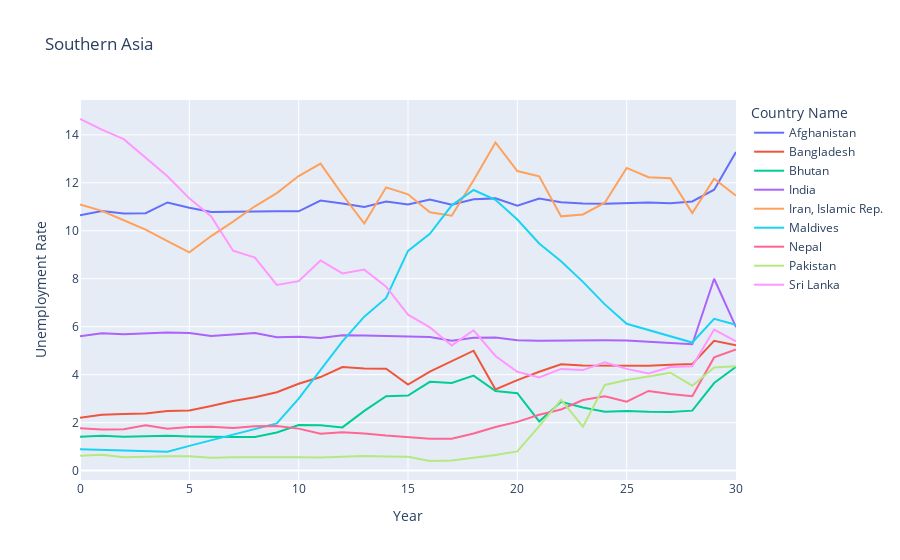
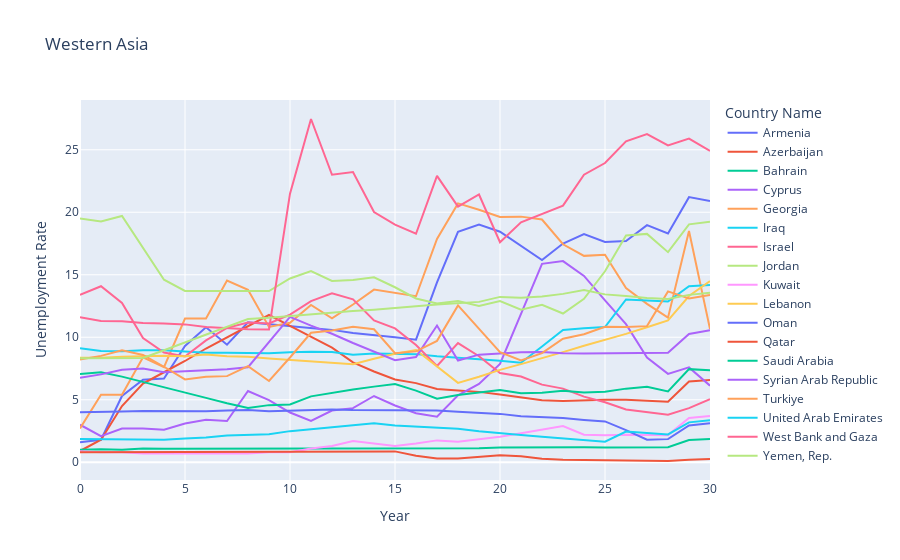
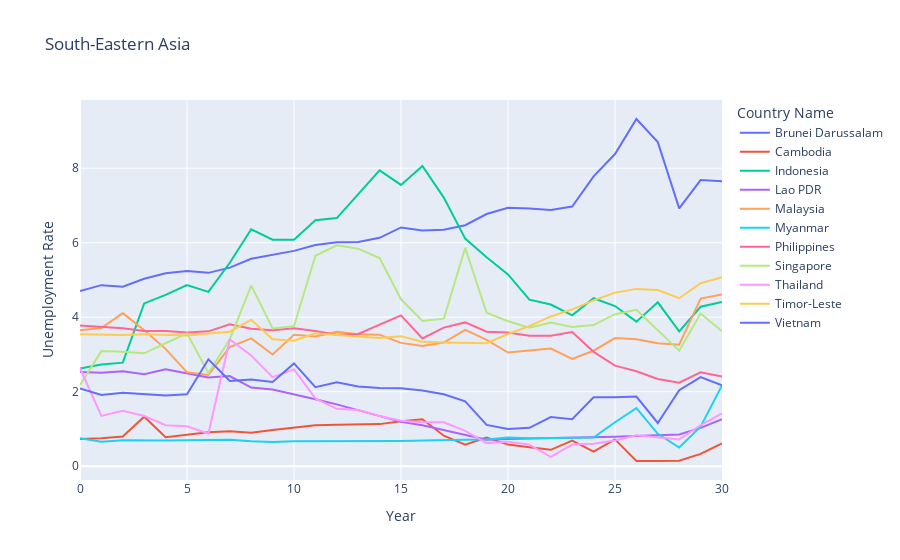
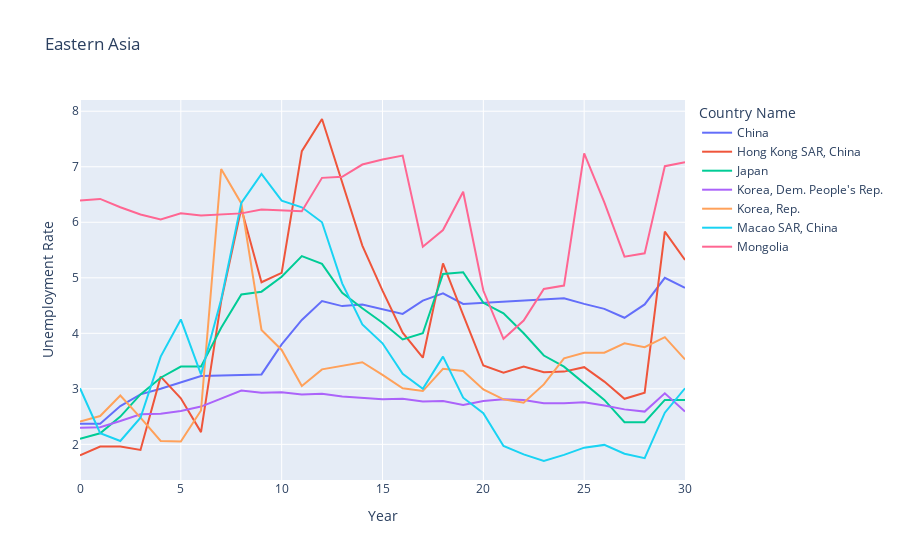

Source (notebook cell) for these figures, in order:
### Code cell
#for i in range(len(sub_regions)):
for i in range(len(sub_regions)):
    fig = px.line(data_n[countries[i]],title = sub_regions[i],labels={
        'index':'Year','value':'Unemployment Rate'
    })
    fig.show()

### Figure 1 — Plotly figure (JSON) as saved in the notebook; plotly's stock layout.template omitted (floating-point values rounded to 4 significant figures)
{"data": [{"hovertemplate": "Country Name=Afghanistan<br>Year=%{x}<br>Unemployment Rate=%{y}<extra></extra>", "legendgroup": "Afghanistan", "line": {"color": "#636efa", "dash": "solid"}, "marker": {"symbol": "circle"}, "mode": "lines", "name": "Afghanistan", "orientation": "v", "showlegend": true, "type": "scatter", "x": [0, 1, 2, 3, 4, 5, 6, 7, 8, 9, 10, 11, 12, 13, 14, 15, 16, 17, 18, 19, 20, 21, 22, 23, 24, 25, 26, 27, 28, 29, 30], "xaxis": "x", "y": [10.65, 10.82, 10.72, 10.73, 11.18, 10.96, 10.78, 10.8, 10.81, 10.81, 10.81, 11.26, 11.14, 10.99, 11.22, 11.1, 11.3, 11.09, 11.31, 11.35, 11.05, 11.34, 11.19, 11.14, 11.13, 11.16, 11.18, 11.15, 11.22, 11.71, 13.28], "yaxis": "y"}, {"hovertemplate": "Country Name=Bangladesh<br>Year=%{x}<br>Unemployment Rate=%{y}<extra></extra>", "legendgroup": "Bangladesh", "line": {"color": "#EF553B", "dash": "solid"}, "marker": {"symbol": "circle"}, "mode": "lines", "name": "Bangladesh", "orientation": "v", "showlegend": true, "type": "scatter", "x": [0, 1, 2, 3, 4, 5, 6, 7, 8, 9, 10, 11, 12, 13, 14, 15, 16, 17, 18, 19, 20, 21, 22, 23, 24, 25, 26, 27, 28, 29, 30], "xaxis": "x", "y": [2.2, 2.33, 2.36, 2.38, 2.48, 2.51, 2.69, 2.9, 3.06, 3.27, 3.62, 3.9, 4.32, 4.26, 4.25, 3.59, 4.13, 4.57, 5, 3.38, 3.77, 4.12, 4.43, 4.38, 4.37, 4.35, 4.37, 4.41, 4.44, 5.41, 5.23], "yaxis": "y"}, {"hovertemplate": "Country Name=Bhutan<br>Year=%{x}<br>Unemployment Rate=%{y}<extra></extra>", "legendgroup": "Bhutan", "line": {"color": "#00cc96", "dash": "solid"}, "marker": {"symbol": "circle"}, "mode": "lines", "name": "Bhutan", "orientation": "v", "showlegend": true, "type": "scatter", "x": [0, 1, 2, 3, 4, 5, 6, 7, 8, 9, 10, 11, 12, 13, 14, 15, 16, 17, 18, 19, 20, 21, 22, 23, 24, 25, 26, 27, 28, 29, 30], "xaxis": "x", "y": [1.41, 1.45, 1.41, 1.43, 1.45, 1.42, 1.4, 1.4, 1.4, 1.59, 1.9, 1.89, 1.8, 2.49, 3.1, 3.13, 3.7, 3.65, 3.96, 3.32, 3.23, 2.05, 2.87, 2.63, 2.45, 2.49, 2.45, 2.44, 2.5, 3.65, 4.33], "yaxis": "y"}, {"hovertemplate": "Country Name=India<br>Year=%{x}<br>Unemployment Rate=%{y}<extra></extra>", "legendgroup": "India", "line": {"color": "#ab63fa", "dash": "solid"}, "marker": {"symbol": "circle"}, "mode": "lines", "name": "India", "orientation": "v", "showlegend": true, "type": "scatter", "x": [0, 1, 2, 3, 4, 5, 6, 7, 8, 9, 10, 11, 12, 13, 14, 15, 16, 17, 18, 19, 20, 21, 22, 23, 24, 25, 26, 27, 28, 29, 30], "xaxis": "x", "y": [5.6, 5.73, 5.69, 5.74, 5.76, 5.74, 5.61, 5.67, 5.74, 5.56, 5.58, 5.53, 5.64, 5.63, 5.61, 5.6, 5.57, 5.41, 5.54, 5.55, 5.43, 5.41, 5.42, 5.44, 5.43, 5.42, 5.36, 5.33, 5.27, 8, 5.98], "yaxis": "y"}, {"hovertemplate": "Country Name=Iran, Islamic Rep.<br>Year=%{x}<br>Unemployment Rate=%{y}<extra></extra>", "legendgroup": "Iran, Islamic Rep.", "line": {"color": "#FFA15A", "dash": "solid"}, "marker": {"symbol": "circle"}, "mode": "lines", "name": "Iran, Islamic Rep.", "orientation": "v", "showlegend": true, "type": "scatter", "x": [0, 1, 2, 3, 4, 5, 6, 7, 8, 9, 10, 11, 12, 13, 14, 15, 16, 17, 18, 19, 20, 21, 22, 23, 24, 25, 26, 27, 28, 29, 30], "xaxis": "x", "y": [11.1, 10.83, 10.44, 10.05, 9.57, 9.1, 9.78, 10.38, 11.02, 11.57, 12.28, 12.8, 11.51, 10.3, 11.81, 11.52, 10.77, 10.63, 12.11, 13.68, 12.49, 12.27, 10.6, 10.68, 11.17, 12.62, 12.23, 12.19, 10.74, 12.17, 11.46], "yaxis": "y"}, {"hovertemplate": "Country Name=Maldives<br>Year=%{x}<br>Unemployment Rate=%{y}<extra></extra>", "legendgroup": "Maldives", "line": {"color": "#19d3f3", "dash": "solid"}, "marker": {"symbol": "circle"}, "mode": "lines", "name": "Maldives", "orientation": "v", "showlegend": true, "type": "scatter", "x": [0, 1, 2, 3, 4, 5, 6, 7, 8, 9, 10, 11, 12, 13, 14, 15, 16, 17, 18, 19, 20, 21, 22, 23, 24, 25, 26, 27, 28, 29, 30], "xaxis": "x", "y": [0.89, 0.86, 0.84, 0.81, 0.79, 1.03, 1.27, 1.5, 1.74, 1.97, 3, 4.19, 5.39, 6.42, 7.2, 9.16, 9.87, 11.06, 11.7, 11.29, 10.47, 9.47, 8.73, 7.87, 6.93, 6.12, 5.87, 5.62, 5.34, 6.33, 6.08], "yaxis": "y"}, {"hovertemplate": "Country Name=Nepal<br>Year=%{x}<br>Unemployment Rate=%{y}<extra></extra>", "legendgroup": "Nepal", "line": {"color": "#FF6692", "dash": "solid"}, "marker": {"symbol": "circle"}, "mode": "lines", "name": "Nepal", "orientation": "v", "showlegend": true, "type": "scatter", "x": [0, 1, 2, 3, 4, 5, 6, 7, 8, 9, 10, 11, 12, 13, 14, 15, 16, 17, 18, 19, 20, 21, 22, 23, 24, 25, 26, 27, 28, 29, 30], "xaxis": "x", "y": [1.77, 1.71, 1.72, 1.89, 1.74, 1.82, 1.83, 1.78, 1.85, 1.86, 1.75, 1.54, 1.6, 1.55, 1.46, 1.39, 1.33, 1.33, 1.55, 1.82, 2.03, 2.33, 2.55, 2.94, 3.1, 2.87, 3.32, 3.19, 3.1, 4.72, 5.05], "yaxis": "y"}, {"hovertemplate": "Country Name=Pakistan<br>Year=%{x}<br>Unemployment Rate=%{y}<extra></extra>", "legendgroup": "Pakistan", "line": {"color": "#B6E880", "dash": "solid"}, "marker": {"symbol": "circle"}, "mode": "lines", "name": "Pakistan", "orientation": "v", "showlegend": true, "type": "scatter", "x": [0, 1, 2, 3, 4, 5, 6, 7, 8, 9, 10, 11, 12, 13, 14, 15, 16, 17, 18, 19, 20, 21, 22, 23, 24, 25, 26, 27, 28, 29, 30], "xaxis": "x", "y": [0.62, 0.66, 0.56, 0.59, 0.6, 0.6, 0.54, 0.56, 0.57, 0.58, 0.56, 0.55, 0.59, 0.61, 0.59, 0.58, 0.4, 0.42, 0.54, 0.65, 0.8, 1.85, 2.95, 1.83, 3.57, 3.78, 3.92, 4.08, 3.54, 4.3, 4.35], "yaxis": "y"}, {"hovertemplate": "Country Name=Sri Lanka<br>Year=%{x}<br>Unemployment Rate=%{y}<extra></extra>", "legendgroup": "Sri Lanka", "line": {"color": "#FF97FF", "dash": "solid"}, "marker": {"symbol": "circle"}, "mode": "lines", "name": "Sri Lanka", "orientation": "v", "showlegend": true, "type": "scatter", "x": [0, 1, 2, 3, 4, 5, 6, 7, 8, 9, 10, 11, 12, 13, 14, 15, 16, 17, 18, 19, 20, 21, 22, 23, 24, 25, 26, 27, 28, 29, 30], "xaxis": "x", "y": [14.66, 14.22, 13.82, 13.03, 12.27, 11.35, 10.6, 9.17, 8.88, 7.74, 7.9, 8.76, 8.22, 8.38, 7.67, 6.5, 5.97, 5.22, 5.85, 4.78, 4.12, 3.88, 4.24, 4.19, 4.52, 4.24, 4.05, 4.32, 4.35, 5.88, 5.39], "yaxis": "y"}], "layout": {"legend": {"title": {"text": "Country Name"}, "tracegroupgap": 0}, "title": {"text": "Southern Asia"}, "xaxis": {"anchor": "y", "domain": [0, 1], "title": {"text": "Year"}}, "yaxis": {"anchor": "x", "domain": [0, 1], "title": {"text": "Unemployment Rate"}}}}

### Figure 2 — Plotly figure (JSON) as saved in the notebook; plotly's stock layout.template omitted (floating-point values rounded to 4 significant figures)
{"data": [{"hovertemplate": "Country Name=Armenia<br>Year=%{x}<br>Unemployment Rate=%{y}<extra></extra>", "legendgroup": "Armenia", "line": {"color": "#636efa", "dash": "solid"}, "marker": {"symbol": "circle"}, "mode": "lines", "name": "Armenia", "orientation": "v", "showlegend": true, "type": "scatter", "x": [0, 1, 2, 3, 4, 5, 6, 7, 8, 9, 10, 11, 12, 13, 14, 15, 16, 17, 18, 19, 20, 21, 22, 23, 24, 25, 26, 27, 28, 29, 30], "xaxis": "x", "y": [1.6, 1.8, 5.3, 6.6, 6.7, 9.3, 10.8, 9.4, 11.2, 11.05, 10.91, 10.78, 10.59, 10.34, 10.2, 10, 9.81, 14.39, 18.44, 19.01, 18.44, 17.3, 16.18, 17.5, 18.26, 17.62, 17.7, 18.97, 18.3, 21.21, 20.9], "yaxis": "y"}, {"hovertemplate": "Country Name=Azerbaijan<br>Year=%{x}<br>Unemployment Rate=%{y}<extra></extra>", "legendgroup": "Azerbaijan", "line": {"color": "#EF553B", "dash": "solid"}, "marker": {"symbol": "circle"}, "mode": "lines", "name": "Azerbaijan", "orientation": "v", "showlegend": true, "type": "scatter", "x": [0, 1, 2, 3, 4, 5, 6, 7, 8, 9, 10, 11, 12, 13, 14, 15, 16, 17, 18, 19, 20, 21, 22, 23, 24, 25, 26, 27, 28, 29, 30], "xaxis": "x", "y": [0.9, 1.8, 4.5, 6.3, 7.2, 8.1, 9.1, 10, 10.9, 11.78, 10.91, 10.04, 9.17, 7.99, 7.26, 6.62, 6.33, 5.86, 5.74, 5.63, 5.42, 5.19, 4.97, 4.91, 4.96, 5, 5, 4.9, 4.85, 6.46, 6.58], "yaxis": "y"}, {"hovertemplate": "Country Name=Bahrain<br>Year=%{x}<br>Unemployment Rate=%{y}<extra></extra>", "legendgroup": "Bahrain", "line": {"color": "#00cc96", "dash": "solid"}, "marker": {"symbol": "circle"}, "mode": "lines", "name": "Bahrain", "orientation": "v", "showlegend": true, "type": "scatter", "x": [0, 1, 2, 3, 4, 5, 6, 7, 8, 9, 10, 11, 12, 13, 14, 15, 16, 17, 18, 19, 20, 21, 22, 23, 24, 25, 26, 27, 28, 29, 30], "xaxis": "x", "y": [1.01, 1.05, 1.01, 1.11, 1.08, 1.08, 1.09, 1.08, 1.09, 1.08, 1.11, 1.11, 1.09, 1.09, 1.09, 1.1, 1.09, 1.11, 1.14, 1.13, 1.18, 1.2, 1.18, 1.19, 1.2, 1.19, 1.18, 1.2, 1.2, 1.78, 1.87], "yaxis": "y"}, {"hovertemplate": "Country Name=Cyprus<br>Year=%{x}<br>Unemployment Rate=%{y}<extra></extra>", "legendgroup": "Cyprus", "line": {"color": "#ab63fa", "dash": "solid"}, "marker": {"symbol": "circle"}, "mode": "lines", "name": "Cyprus", "orientation": "v", "showlegend": true, "type": "scatter", "x": [0, 1, 2, 3, 4, 5, 6, 7, 8, 9, 10, 11, 12, 13, 14, 15, 16, 17, 18, 19, 20, 21, 22, 23, 24, 25, 26, 27, 28, 29, 30], "xaxis": "x", "y": [3, 2.09, 2.7, 2.7, 2.6, 3.1, 3.4, 3.3, 5.7, 4.97, 3.98, 3.3, 4.14, 4.33, 5.3, 4.54, 3.92, 3.65, 5.36, 6.26, 7.86, 11.8, 15.87, 16.09, 14.91, 12.95, 11.05, 8.37, 7.07, 7.59, 6.13], "yaxis": "y"}, {"hovertemplate": "Country Name=Georgia<br>Year=%{x}<br>Unemployment Rate=%{y}<extra></extra>", "legendgroup": "Georgia", "line": {"color": "#FFA15A", "dash": "solid"}, "marker": {"symbol": "circle"}, "mode": "lines", "name": "Georgia", "orientation": "v", "showlegend": true, "type": "scatter", "x": [0, 1, 2, 3, 4, 5, 6, 7, 8, 9, 10, 11, 12, 13, 14, 15, 16, 17, 18, 19, 20, 21, 22, 23, 24, 25, 26, 27, 28, 29, 30], "xaxis": "x", "y": [2.7, 5.4, 5.4, 8.4, 7.6, 11.5, 11.5, 14.53, 13.8, 10.82, 11.16, 12.59, 11.51, 12.62, 13.81, 13.57, 13.28, 17.87, 20.71, 20.2, 19.63, 19.65, 19.42, 17.44, 16.51, 16.6, 13.94, 12.67, 11.57, 18.5, 10.66], "yaxis": "y"}, {"hovertemplate": "Country Name=Iraq<br>Year=%{x}<br>Unemployment Rate=%{y}<extra></extra>", "legendgroup": "Iraq", "line": {"color": "#19d3f3", "dash": "solid"}, "marker": {"symbol": "circle"}, "mode": "lines", "name": "Iraq", "orientation": "v", "showlegend": true, "type": "scatter", "x": [0, 1, 2, 3, 4, 5, 6, 7, 8, 9, 10, 11, 12, 13, 14, 15, 16, 17, 18, 19, 20, 21, 22, 23, 24, 25, 26, 27, 28, 29, 30], "xaxis": "x", "y": [9.13, 8.91, 8.89, 8.97, 8.96, 8.87, 8.77, 8.76, 8.75, 8.73, 8.81, 8.85, 8.82, 8.61, 8.71, 8.65, 8.65, 8.48, 8.39, 8.25, 8.12, 7.96, 9.26, 10.59, 10.73, 10.82, 13.02, 12.97, 12.86, 14.09, 14.19], "yaxis": "y"}, {"hovertemplate": "Country Name=Israel<br>Year=%{x}<br>Unemployment Rate=%{y}<extra></extra>", "legendgroup": "Israel", "line": {"color": "#FF6692", "dash": "solid"}, "marker": {"symbol": "circle"}, "mode": "lines", "name": "Israel", "orientation": "v", "showlegend": true, "type": "scatter", "x": [0, 1, 2, 3, 4, 5, 6, 7, 8, 9, 10, 11, 12, 13, 14, 15, 16, 17, 18, 19, 20, 21, 22, 23, 24, 25, 26, 27, 28, 29, 30], "xaxis": "x", "y": [13.39, 14.08, 12.74, 9.93, 8.78, 8.46, 9.75, 10.75, 11.18, 11.1, 11.81, 12.89, 13.51, 13.03, 11.34, 10.71, 9.38, 7.7, 9.53, 8.48, 7.14, 6.86, 6.21, 5.89, 5.25, 4.8, 4.22, 4, 3.8, 4.33, 5.05], "yaxis": "y"}, {"hovertemplate": "Country Name=Jordan<br>Year=%{x}<br>Unemployment Rate=%{y}<extra></extra>", "legendgroup": "Jordan", "line": {"color": "#B6E880", "dash": "solid"}, "marker": {"symbol": "circle"}, "mode": "lines", "name": "Jordan", "orientation": "v", "showlegend": true, "type": "scatter", "x": [0, 1, 2, 3, 4, 5, 6, 7, 8, 9, 10, 11, 12, 13, 14, 15, 16, 17, 18, 19, 20, 21, 22, 23, 24, 25, 26, 27, 28, 29, 30], "xaxis": "x", "y": [19.51, 19.27, 19.7, 17.17, 14.6, 13.7, 13.69, 13.7, 13.71, 13.7, 14.7, 15.3, 14.5, 14.58, 14.8, 14, 13.1, 12.7, 12.9, 12.5, 12.9, 12.2, 12.6, 11.9, 13.08, 15.28, 18.14, 18.27, 16.81, 19.03, 19.25], "yaxis": "y"}, {"hovertemplate": "Country Name=Kuwait<br>Year=%{x}<br>Unemployment Rate=%{y}<extra></extra>", "legendgroup": "Kuwait", "line": {"color": "#FF97FF", "dash": "solid"}, "marker": {"symbol": "circle"}, "mode": "lines", "name": "Kuwait", "orientation": "v", "showlegend": true, "type": "scatter", "x": [0, 1, 2, 3, 4, 5, 6, 7, 8, 9, 10, 11, 12, 13, 14, 15, 16, 17, 18, 19, 20, 21, 22, 23, 24, 25, 26, 27, 28, 29, 30], "xaxis": "x", "y": [0.88, 0.81, 0.8, 0.7, 0.7, 0.7, 0.7, 0.7, 0.7, 0.8, 0.8, 1.1, 1.3, 1.7, 1.5, 1.3, 1.5, 1.75, 1.64, 1.82, 2.04, 2.32, 2.62, 2.9, 2.2, 2.16, 2.2, 2.16, 2.17, 3.54, 3.71], "yaxis": "y"}, {"hovertemplate": "Country Name=Lebanon<br>Year=%{x}<br>Unemployment Rate=%{y}<extra></extra>", "legendgroup": "Lebanon", "line": {"color": "#FECB52", "dash": "solid"}, "marker": {"symbol": "circle"}, "mode": "lines", "name": "Lebanon", "orientation": "v", "showlegend": true, "type": "scatter", "x": [0, 1, 2, 3, 4, 5, 6, 7, 8, 9, 10, 11, 12, 13, 14, 15, 16, 17, 18, 19, 20, 21, 22, 23, 24, 25, 26, 27, 28, 29, 30], "xaxis": "x", "y": [8.37, 8.36, 8.44, 8.49, 8.52, 8.49, 8.62, 8.49, 8.44, 8.31, 8.19, 8.09, 7.99, 7.85, 8.28, 8.68, 8.98, 7.67, 6.35, 6.84, 7.39, 7.85, 8.31, 8.81, 9.32, 9.78, 10.27, 10.8, 11.35, 13.3, 14.49], "yaxis": "y"}, {"hovertemplate": "Country Name=Oman<br>Year=%{x}<br>Unemployment Rate=%{y}<extra></extra>", "legendgroup": "Oman", "line": {"color": "#636efa", "dash": "solid"}, "marker": {"symbol": "circle"}, "mode": "lines", "name": "Oman", "orientation": "v", "showlegend": true, "type": "scatter", "x": [0, 1, 2, 3, 4, 5, 6, 7, 8, 9, 10, 11, 12, 13, 14, 15, 16, 17, 18, 19, 20, 21, 22, 23, 24, 25, 26, 27, 28, 29, 30], "xaxis": "x", "y": [4.01, 4.01, 4.07, 4.11, 4.1, 4.13, 4.09, 4.14, 4.18, 4.09, 4.13, 4.2, 4.23, 4.18, 4.18, 4.15, 4.18, 4.14, 4.05, 3.99, 3.87, 3.68, 3.62, 3.54, 3.39, 3.27, 2.57, 1.8, 1.85, 2.94, 3.12], "yaxis": "y"}, {"hovertemplate": "Country Name=Qatar<br>Year=%{x}<br>Unemployment Rate=%{y}<extra></extra>", "legendgroup": "Qatar", "line": {"color": "#EF553B", "dash": "solid"}, "marker": {"symbol": "circle"}, "mode": "lines", "name": "Qatar", "orientation": "v", "showlegend": true, "type": "scatter", "x": [0, 1, 2, 3, 4, 5, 6, 7, 8, 9, 10, 11, 12, 13, 14, 15, 16, 17, 18, 19, 20, 21, 22, 23, 24, 25, 26, 27, 28, 29, 30], "xaxis": "x", "y": [0.81, 0.81, 0.81, 0.82, 0.82, 0.83, 0.83, 0.83, 0.84, 0.84, 0.85, 0.85, 0.86, 0.86, 0.87, 0.87, 0.52, 0.31, 0.31, 0.45, 0.56, 0.48, 0.28, 0.2, 0.17, 0.15, 0.14, 0.11, 0.1, 0.21, 0.26], "yaxis": "y"}, {"hovertemplate": "Country Name=Saudi Arabia<br>Year=%{x}<br>Unemployment Rate=%{y}<extra></extra>", "legendgroup": "Saudi Arabia", "line": {"color": "#00cc96", "dash": "solid"}, "marker": {"symbol": "circle"}, "mode": "lines", "name": "Saudi Arabia", "orientation": "v", "showlegend": true, "type": "scatter", "x": [0, 1, 2, 3, 4, 5, 6, 7, 8, 9, 10, 11, 12, 13, 14, 15, 16, 17, 18, 19, 20, 21, 22, 23, 24, 25, 26, 27, 28, 29, 30], "xaxis": "x", "y": [7.07, 7.2, 6.85, 6.41, 6, 5.56, 5.15, 4.72, 4.35, 4.57, 4.62, 5.27, 5.56, 5.82, 6.05, 6.25, 5.73, 5.08, 5.38, 5.55, 5.77, 5.52, 5.57, 5.72, 5.59, 5.65, 5.89, 6.04, 5.67, 7.45, 7.36], "yaxis": "y"}, {"hovertemplate": "Country Name=Syrian Arab Republic<br>Year=%{x}<br>Unemployment Rate=%{y}<extra></extra>", "legendgroup": "Syrian Arab Republic", "line": {"color": "#ab63fa", "dash": "solid"}, "marker": {"symbol": "circle"}, "mode": "lines", "name": "Syrian Arab Republic", "orientation": "v", "showlegend": true, "type": "scatter", "x": [0, 1, 2, 3, 4, 5, 6, 7, 8, 9, 10, 11, 12, 13, 14, 15, 16, 17, 18, 19, 20, 21, 22, 23, 24, 25, 26, 27, 28, 29, 30], "xaxis": "x", "y": [6.75, 7.03, 7.4, 7.5, 7.2, 7.29, 7.39, 7.45, 7.6, 9.6, 11.63, 10.93, 10.28, 9.54, 8.85, 8.17, 8.42, 10.94, 8.14, 8.61, 8.7, 8.81, 8.83, 8.72, 8.71, 8.73, 8.75, 8.76, 8.77, 10.26, 10.57], "yaxis": "y"}, {"hovertemplate": "Country Name=Turkiye<br>Year=%{x}<br>Unemployment Rate=%{y}<extra></extra>", "legendgroup": "Turkiye", "line": {"color": "#FFA15A", "dash": "solid"}, "marker": {"symbol": "circle"}, "mode": "lines", "name": "Turkiye", "orientation": "v", "showlegend": true, "type": "scatter", "x": [0, 1, 2, 3, 4, 5, 6, 7, 8, 9, 10, 11, 12, 13, 14, 15, 16, 17, 18, 19, 20, 21, 22, 23, 24, 25, 26, 27, 28, 29, 30], "xaxis": "x", "y": [8.21, 8.51, 8.96, 8.58, 7.64, 6.63, 6.84, 6.89, 7.69, 6.5, 8.38, 10.36, 10.54, 10.84, 10.64, 8.72, 8.87, 9.71, 12.55, 10.66, 8.8, 8.15, 8.73, 9.88, 10.24, 10.84, 10.82, 10.89, 13.67, 13.11, 13.39], "yaxis": "y"}, {"hovertemplate": "Country Name=United Arab Emirates<br>Year=%{x}<br>Unemployment Rate=%{y}<extra></extra>", "legendgroup": "United Arab Emirates", "line": {"color": "#19d3f3", "dash": "solid"}, "marker": {"symbol": "circle"}, "mode": "lines", "name": "United Arab Emirates", "orientation": "v", "showlegend": true, "type": "scatter", "x": [0, 1, 2, 3, 4, 5, 6, 7, 8, 9, 10, 11, 12, 13, 14, 15, 16, 17, 18, 19, 20, 21, 22, 23, 24, 25, 26, 27, 28, 29, 30], "xaxis": "x", "y": [1.87, 1.84, 1.85, 1.81, 1.8, 1.9, 1.98, 2.14, 2.22, 2.25, 2.49, 2.65, 2.75, 2.91, 3.12, 2.94, 2.87, 2.74, 2.68, 2.48, 2.3, 2.18, 2.04, 1.91, 1.77, 1.64, 2.46, 2.35, 2.23, 3.19, 3.36], "yaxis": "y"}, {"hovertemplate": "Country Name=West Bank and Gaza<br>Year=%{x}<br>Unemployment Rate=%{y}<extra></extra>", "legendgroup": "West Bank and Gaza", "line": {"color": "#FF6692", "dash": "solid"}, "marker": {"symbol": "circle"}, "mode": "lines", "name": "West Bank and Gaza", "orientation": "v", "showlegend": true, "type": "scatter", "x": [0, 1, 2, 3, 4, 5, 6, 7, 8, 9, 10, 11, 12, 13, 14, 15, 16, 17, 18, 19, 20, 21, 22, 23, 24, 25, 26, 27, 28, 29, 30], "xaxis": "x", "y": [11.6, 11.31, 11.29, 11.15, 11.1, 11.03, 10.83, 10.72, 10.64, 10.63, 21.49, 27.46, 23, 23.21, 20.02, 19.01, 18.28, 22.91, 20.45, 21.42, 17.6, 19.2, 19.89, 20.53, 23, 23.94, 25.68, 26.26, 25.34, 25.89, 24.9], "yaxis": "y"}, {"hovertemplate": "Country Name=Yemen, Rep.<br>Year=%{x}<br>Unemployment Rate=%{y}<extra></extra>", "legendgroup": "Yemen, Rep.", "line": {"color": "#B6E880", "dash": "solid"}, "marker": {"symbol": "circle"}, "mode": "lines", "name": "Yemen, Rep.", "orientation": "v", "showlegend": true, "type": "scatter", "x": [0, 1, 2, 3, 4, 5, 6, 7, 8, 9, 10, 11, 12, 13, 14, 15, 16, 17, 18, 19, 20, 21, 22, 23, 24, 25, 26, 27, 28, 29, 30], "xaxis": "x", "y": [8.32, 8.31, 8.35, 8.34, 8.96, 9.59, 10.2, 10.81, 11.46, 11.56, 11.71, 11.84, 11.97, 12.1, 12.21, 12.37, 12.49, 12.62, 12.75, 12.83, 13.23, 13.17, 13.27, 13.47, 13.77, 13.43, 13.3, 13.15, 13.06, 13.39, 13.57], "yaxis": "y"}], "layout": {"legend": {"title": {"text": "Country Name"}, "tracegroupgap": 0}, "title": {"text": "Western Asia"}, "xaxis": {"anchor": "y", "domain": [0, 1], "title": {"text": "Year"}}, "yaxis": {"anchor": "x", "domain": [0, 1], "title": {"text": "Unemployment Rate"}}}}

### Figure 3 — Plotly figure (JSON) as saved in the notebook; plotly's stock layout.template omitted (floating-point values rounded to 4 significant figures)
{"data": [{"hovertemplate": "Country Name=Brunei Darussalam<br>Year=%{x}<br>Unemployment Rate=%{y}<extra></extra>", "legendgroup": "Brunei Darussalam", "line": {"color": "#636efa", "dash": "solid"}, "marker": {"symbol": "circle"}, "mode": "lines", "name": "Brunei Darussalam", "orientation": "v", "showlegend": true, "type": "scatter", "x": [0, 1, 2, 3, 4, 5, 6, 7, 8, 9, 10, 11, 12, 13, 14, 15, 16, 17, 18, 19, 20, 21, 22, 23, 24, 25, 26, 27, 28, 29, 30], "xaxis": "x", "y": [4.7, 4.86, 4.82, 5.03, 5.18, 5.24, 5.19, 5.33, 5.57, 5.68, 5.78, 5.94, 6.01, 6.02, 6.13, 6.41, 6.33, 6.35, 6.47, 6.77, 6.94, 6.92, 6.88, 6.97, 7.78, 8.38, 9.32, 8.7, 6.92, 7.68, 7.65], "yaxis": "y"}, {"hovertemplate": "Country Name=Cambodia<br>Year=%{x}<br>Unemployment Rate=%{y}<extra></extra>", "legendgroup": "Cambodia", "line": {"color": "#EF553B", "dash": "solid"}, "marker": {"symbol": "circle"}, "mode": "lines", "name": "Cambodia", "orientation": "v", "showlegend": true, "type": "scatter", "x": [0, 1, 2, 3, 4, 5, 6, 7, 8, 9, 10, 11, 12, 13, 14, 15, 16, 17, 18, 19, 20, 21, 22, 23, 24, 25, 26, 27, 28, 29, 30], "xaxis": "x", "y": [0.73, 0.75, 0.8, 1.33, 0.78, 0.84, 0.91, 0.94, 0.9, 0.97, 1.03, 1.1, 1.11, 1.13, 1.13, 1.21, 1.26, 0.82, 0.58, 0.77, 0.58, 0.51, 0.44, 0.69, 0.39, 0.72, 0.14, 0.14, 0.15, 0.33, 0.61], "yaxis": "y"}, {"hovertemplate": "Country Name=Indonesia<br>Year=%{x}<br>Unemployment Rate=%{y}<extra></extra>", "legendgroup": "Indonesia", "line": {"color": "#00cc96", "dash": "solid"}, "marker": {"symbol": "circle"}, "mode": "lines", "name": "Indonesia", "orientation": "v", "showlegend": true, "type": "scatter", "x": [0, 1, 2, 3, 4, 5, 6, 7, 8, 9, 10, 11, 12, 13, 14, 15, 16, 17, 18, 19, 20, 21, 22, 23, 24, 25, 26, 27, 28, 29, 30], "xaxis": "x", "y": [2.62, 2.73, 2.78, 4.37, 4.6, 4.86, 4.68, 5.46, 6.36, 6.08, 6.08, 6.6, 6.66, 7.3, 7.94, 7.55, 8.06, 7.21, 6.11, 5.61, 5.15, 4.47, 4.34, 4.05, 4.51, 4.3, 3.88, 4.4, 3.62, 4.28, 4.41], "yaxis": "y"}, {"hovertemplate": "Country Name=Lao PDR<br>Year=%{x}<br>Unemployment Rate=%{y}<extra></extra>", "legendgroup": "Lao PDR", "line": {"color": "#ab63fa", "dash": "solid"}, "marker": {"symbol": "circle"}, "mode": "lines", "name": "Lao PDR", "orientation": "v", "showlegend": true, "type": "scatter", "x": [0, 1, 2, 3, 4, 5, 6, 7, 8, 9, 10, 11, 12, 13, 14, 15, 16, 17, 18, 19, 20, 21, 22, 23, 24, 25, 26, 27, 28, 29, 30], "xaxis": "x", "y": [2.53, 2.51, 2.55, 2.47, 2.6, 2.49, 2.38, 2.42, 2.11, 2.06, 1.94, 1.8, 1.66, 1.51, 1.35, 1.19, 1.1, 0.97, 0.85, 0.71, 0.73, 0.74, 0.75, 0.76, 0.78, 0.79, 0.81, 0.83, 0.85, 1.03, 1.26], "yaxis": "y"}, {"hovertemplate": "Country Name=Malaysia<br>Year=%{x}<br>Unemployment Rate=%{y}<extra></extra>", "legendgroup": "Malaysia", "line": {"color": "#FFA15A", "dash": "solid"}, "marker": {"symbol": "circle"}, "mode": "lines", "name": "Malaysia", "orientation": "v", "showlegend": true, "type": "scatter", "x": [0, 1, 2, 3, 4, 5, 6, 7, 8, 9, 10, 11, 12, 13, 14, 15, 16, 17, 18, 19, 20, 21, 22, 23, 24, 25, 26, 27, 28, 29, 30], "xaxis": "x", "y": [3.65, 3.71, 4.11, 3.65, 3.15, 2.52, 2.45, 3.2, 3.43, 3, 3.53, 3.48, 3.61, 3.54, 3.53, 3.31, 3.23, 3.32, 3.66, 3.39, 3.05, 3.1, 3.16, 2.88, 3.1, 3.44, 3.41, 3.3, 3.26, 4.5, 4.61], "yaxis": "y"}, {"hovertemplate": "Country Name=Myanmar<br>Year=%{x}<br>Unemployment Rate=%{y}<extra></extra>", "legendgroup": "Myanmar", "line": {"color": "#19d3f3", "dash": "solid"}, "marker": {"symbol": "circle"}, "mode": "lines", "name": "Myanmar", "orientation": "v", "showlegend": true, "type": "scatter", "x": [0, 1, 2, 3, 4, 5, 6, 7, 8, 9, 10, 11, 12, 13, 14, 15, 16, 17, 18, 19, 20, 21, 22, 23, 24, 25, 26, 27, 28, 29, 30], "xaxis": "x", "y": [0.75, 0.66, 0.7, 0.69, 0.69, 0.7, 0.71, 0.71, 0.67, 0.65, 0.67, 0.67, 0.66, 0.67, 0.67, 0.68, 0.69, 0.71, 0.71, 0.72, 0.77, 0.75, 0.75, 0.75, 0.77, 1.18, 1.56, 0.87, 0.5, 1.06, 2.17], "yaxis": "y"}, {"hovertemplate": "Country Name=Philippines<br>Year=%{x}<br>Unemployment Rate=%{y}<extra></extra>", "legendgroup": "Philippines", "line": {"color": "#FF6692", "dash": "solid"}, "marker": {"symbol": "circle"}, "mode": "lines", "name": "Philippines", "orientation": "v", "showlegend": true, "type": "scatter", "x": [0, 1, 2, 3, 4, 5, 6, 7, 8, 9, 10, 11, 12, 13, 14, 15, 16, 17, 18, 19, 20, 21, 22, 23, 24, 25, 26, 27, 28, 29, 30], "xaxis": "x", "y": [3.78, 3.75, 3.7, 3.63, 3.63, 3.59, 3.62, 3.81, 3.69, 3.65, 3.7, 3.63, 3.53, 3.55, 3.8, 4.05, 3.43, 3.72, 3.86, 3.61, 3.59, 3.5, 3.5, 3.6, 3.07, 2.7, 2.55, 2.34, 2.24, 2.52, 2.41], "yaxis": "y"}, {"hovertemplate": "Country Name=Singapore<br>Year=%{x}<br>Unemployment Rate=%{y}<extra></extra>", "legendgroup": "Singapore", "line": {"color": "#B6E880", "dash": "solid"}, "marker": {"symbol": "circle"}, "mode": "lines", "name": "Singapore", "orientation": "v", "showlegend": true, "type": "scatter", "x": [0, 1, 2, 3, 4, 5, 6, 7, 8, 9, 10, 11, 12, 13, 14, 15, 16, 17, 18, 19, 20, 21, 22, 23, 24, 25, 26, 27, 28, 29, 30], "xaxis": "x", "y": [2.18, 3.09, 3.07, 3.03, 3.3, 3.57, 2.5, 3.41, 4.85, 3.7, 3.76, 5.65, 5.93, 5.84, 5.59, 4.48, 3.9, 3.96, 5.86, 4.12, 3.89, 3.72, 3.86, 3.74, 3.79, 4.08, 4.2, 3.64, 3.1, 4.1, 3.62], "yaxis": "y"}, {"hovertemplate": "Country Name=Thailand<br>Year=%{x}<br>Unemployment Rate=%{y}<extra></extra>", "legendgroup": "Thailand", "line": {"color": "#FF97FF", "dash": "solid"}, "marker": {"symbol": "circle"}, "mode": "lines", "name": "Thailand", "orientation": "v", "showlegend": true, "type": "scatter", "x": [0, 1, 2, 3, 4, 5, 6, 7, 8, 9, 10, 11, 12, 13, 14, 15, 16, 17, 18, 19, 20, 21, 22, 23, 24, 25, 26, 27, 28, 29, 30], "xaxis": "x", "y": [2.63, 1.35, 1.49, 1.35, 1.1, 1.07, 0.87, 3.4, 2.97, 2.39, 2.6, 1.82, 1.54, 1.51, 1.35, 1.22, 1.18, 1.18, 0.95, 0.62, 0.66, 0.58, 0.25, 0.58, 0.6, 0.69, 0.83, 0.77, 0.72, 1.1, 1.42], "yaxis": "y"}, {"hovertemplate": "Country Name=Timor-Leste<br>Year=%{x}<br>Unemployment Rate=%{y}<extra></extra>", "legendgroup": "Timor-Leste", "line": {"color": "#FECB52", "dash": "solid"}, "marker": {"symbol": "circle"}, "mode": "lines", "name": "Timor-Leste", "orientation": "v", "showlegend": true, "type": "scatter", "x": [0, 1, 2, 3, 4, 5, 6, 7, 8, 9, 10, 11, 12, 13, 14, 15, 16, 17, 18, 19, 20, 21, 22, 23, 24, 25, 26, 27, 28, 29, 30], "xaxis": "x", "y": [3.54, 3.53, 3.52, 3.54, 3.53, 3.51, 3.56, 3.61, 3.93, 3.41, 3.37, 3.57, 3.52, 3.48, 3.44, 3.49, 3.34, 3.32, 3.31, 3.3, 3.55, 3.76, 4.02, 4.21, 4.45, 4.66, 4.76, 4.73, 4.51, 4.91, 5.07], "yaxis": "y"}, {"hovertemplate": "Country Name=Vietnam<br>Year=%{x}<br>Unemployment Rate=%{y}<extra></extra>", "legendgroup": "Vietnam", "line": {"color": "#636efa", "dash": "solid"}, "marker": {"symbol": "circle"}, "mode": "lines", "name": "Vietnam", "orientation": "v", "showlegend": true, "type": "scatter", "x": [0, 1, 2, 3, 4, 5, 6, 7, 8, 9, 10, 11, 12, 13, 14, 15, 16, 17, 18, 19, 20, 21, 22, 23, 24, 25, 26, 27, 28, 29, 30], "xaxis": "x", "y": [2.09, 1.91, 1.97, 1.93, 1.9, 1.93, 2.87, 2.29, 2.33, 2.26, 2.76, 2.12, 2.25, 2.14, 2.1, 2.09, 2.03, 1.93, 1.74, 1.11, 1, 1.03, 1.32, 1.26, 1.85, 1.85, 1.87, 1.16, 2.04, 2.39, 2.17], "yaxis": "y"}], "layout": {"legend": {"title": {"text": "Country Name"}, "tracegroupgap": 0}, "title": {"text": "South-Eastern Asia"}, "xaxis": {"anchor": "y", "domain": [0, 1], "title": {"text": "Year"}}, "yaxis": {"anchor": "x", "domain": [0, 1], "title": {"text": "Unemployment Rate"}}}}

### Figure 4 — Plotly figure (JSON) as saved in the notebook; plotly's stock layout.template omitted (floating-point values rounded to 4 significant figures)
{"data": [{"hovertemplate": "Country Name=China<br>Year=%{x}<br>Unemployment Rate=%{y}<extra></extra>", "legendgroup": "China", "line": {"color": "#636efa", "dash": "solid"}, "marker": {"symbol": "circle"}, "mode": "lines", "name": "China", "orientation": "v", "showlegend": true, "type": "scatter", "x": [0, 1, 2, 3, 4, 5, 6, 7, 8, 9, 10, 11, 12, 13, 14, 15, 16, 17, 18, 19, 20, 21, 22, 23, 24, 25, 26, 27, 28, 29, 30], "xaxis": "x", "y": [2.37, 2.37, 2.69, 2.9, 3, 3.12, 3.23, 3.24, 3.25, 3.26, 3.8, 4.24, 4.58, 4.49, 4.52, 4.43, 4.35, 4.59, 4.72, 4.53, 4.55, 4.57, 4.59, 4.61, 4.63, 4.53, 4.44, 4.28, 4.52, 5, 4.82], "yaxis": "y"}, {"hovertemplate": "Country Name=Hong Kong SAR, China<br>Year=%{x}<br>Unemployment Rate=%{y}<extra></extra>", "legendgroup": "Hong Kong SAR, China", "line": {"color": "#EF553B", "dash": "solid"}, "marker": {"symbol": "circle"}, "mode": "lines", "name": "Hong Kong SAR, China", "orientation": "v", "showlegend": true, "type": "scatter", "x": [0, 1, 2, 3, 4, 5, 6, 7, 8, 9, 10, 11, 12, 13, 14, 15, 16, 17, 18, 19, 20, 21, 22, 23, 24, 25, 26, 27, 28, 29, 30], "xaxis": "x", "y": [1.8, 1.96, 1.96, 1.9, 3.22, 2.83, 2.22, 4.58, 6.25, 4.92, 5.09, 7.28, 7.86, 6.74, 5.58, 4.77, 4.01, 3.56, 5.26, 4.33, 3.42, 3.29, 3.4, 3.3, 3.31, 3.39, 3.13, 2.82, 2.93, 5.83, 5.32], "yaxis": "y"}, {"hovertemplate": "Country Name=Japan<br>Year=%{x}<br>Unemployment Rate=%{y}<extra></extra>", "legendgroup": "Japan", "line": {"color": "#00cc96", "dash": "solid"}, "marker": {"symbol": "circle"}, "mode": "lines", "name": "Japan", "orientation": "v", "showlegend": true, "type": "scatter", "x": [0, 1, 2, 3, 4, 5, 6, 7, 8, 9, 10, 11, 12, 13, 14, 15, 16, 17, 18, 19, 20, 21, 22, 23, 24, 25, 26, 27, 28, 29, 30], "xaxis": "x", "y": [2.1, 2.2, 2.5, 2.9, 3.2, 3.4, 3.4, 4.1, 4.7, 4.75, 5.02, 5.39, 5.25, 4.73, 4.45, 4.19, 3.89, 4, 5.07, 5.1, 4.55, 4.36, 4, 3.6, 3.4, 3.1, 2.8, 2.4, 2.4, 2.8, 2.8], "yaxis": "y"}, {"hovertemplate": "Country Name=Korea, Dem. People's Rep.<br>Year=%{x}<br>Unemployment Rate=%{y}<extra></extra>", "legendgroup": "Korea, Dem. People's Rep.", "line": {"color": "#ab63fa", "dash": "solid"}, "marker": {"symbol": "circle"}, "mode": "lines", "name": "Korea, Dem. People's Rep.", "orientation": "v", "showlegend": true, "type": "scatter", "x": [0, 1, 2, 3, 4, 5, 6, 7, 8, 9, 10, 11, 12, 13, 14, 15, 16, 17, 18, 19, 20, 21, 22, 23, 24, 25, 26, 27, 28, 29, 30], "xaxis": "x", "y": [2.3, 2.31, 2.42, 2.54, 2.55, 2.6, 2.68, 2.83, 2.97, 2.93, 2.94, 2.9, 2.91, 2.86, 2.84, 2.81, 2.82, 2.77, 2.78, 2.71, 2.78, 2.81, 2.8, 2.74, 2.74, 2.76, 2.7, 2.63, 2.59, 2.92, 2.59], "yaxis": "y"}, {"hovertemplate": "Country Name=Korea, Rep.<br>Year=%{x}<br>Unemployment Rate=%{y}<extra></extra>", "legendgroup": "Korea, Rep.", "line": {"color": "#FFA15A", "dash": "solid"}, "marker": {"symbol": "circle"}, "mode": "lines", "name": "Korea, Rep.", "orientation": "v", "showlegend": true, "type": "scatter", "x": [0, 1, 2, 3, 4, 5, 6, 7, 8, 9, 10, 11, 12, 13, 14, 15, 16, 17, 18, 19, 20, 21, 22, 23, 24, 25, 26, 27, 28, 29, 30], "xaxis": "x", "y": [2.41, 2.51, 2.88, 2.48, 2.06, 2.05, 2.61, 6.96, 6.34, 4.06, 3.7, 3.05, 3.35, 3.42, 3.48, 3.25, 3.01, 2.96, 3.36, 3.32, 2.99, 2.81, 2.75, 3.08, 3.55, 3.65, 3.65, 3.82, 3.75, 3.93, 3.53], "yaxis": "y"}, {"hovertemplate": "Country Name=Macao SAR, China<br>Year=%{x}<br>Unemployment Rate=%{y}<extra></extra>", "legendgroup": "Macao SAR, China", "line": {"color": "#19d3f3", "dash": "solid"}, "marker": {"symbol": "circle"}, "mode": "lines", "name": "Macao SAR, China", "orientation": "v", "showlegend": true, "type": "scatter", "x": [0, 1, 2, 3, 4, 5, 6, 7, 8, 9, 10, 11, 12, 13, 14, 15, 16, 17, 18, 19, 20, 21, 22, 23, 24, 25, 26, 27, 28, 29, 30], "xaxis": "x", "y": [3.01, 2.2, 2.06, 2.48, 3.58, 4.25, 3.26, 4.61, 6.35, 6.87, 6.39, 6.27, 6, 4.9, 4.16, 3.82, 3.27, 3, 3.58, 2.84, 2.56, 1.97, 1.82, 1.7, 1.81, 1.94, 1.99, 1.83, 1.75, 2.57, 3.01], "yaxis": "y"}, {"hovertemplate": "Country Name=Mongolia<br>Year=%{x}<br>Unemployment Rate=%{y}<extra></extra>", "legendgroup": "Mongolia", "line": {"color": "#FF6692", "dash": "solid"}, "marker": {"symbol": "circle"}, "mode": "lines", "name": "Mongolia", "orientation": "v", "showlegend": true, "type": "scatter", "x": [0, 1, 2, 3, 4, 5, 6, 7, 8, 9, 10, 11, 12, 13, 14, 15, 16, 17, 18, 19, 20, 21, 22, 23, 24, 25, 26, 27, 28, 29, 30], "xaxis": "x", "y": [6.39, 6.42, 6.27, 6.14, 6.05, 6.16, 6.12, 6.14, 6.16, 6.23, 6.21, 6.2, 6.8, 6.82, 7.04, 7.13, 7.2, 5.56, 5.86, 6.55, 4.77, 3.9, 4.23, 4.8, 4.86, 7.24, 6.36, 5.38, 5.44, 7.01, 7.08], "yaxis": "y"}], "layout": {"legend": {"title": {"text": "Country Name"}, "tracegroupgap": 0}, "title": {"text": "Eastern Asia"}, "xaxis": {"anchor": "y", "domain": [0, 1], "title": {"text": "Year"}}, "yaxis": {"anchor": "x", "domain": [0, 1], "title": {"text": "Unemployment Rate"}}}}
